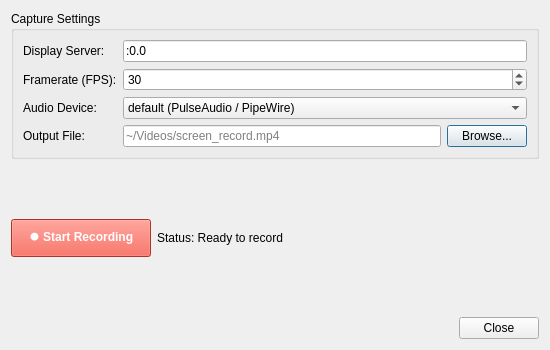
<?xml version="1.0" encoding="UTF-8"?>
<ui version="4.0">
 <class>ScreenRecordDialog</class>
 <widget class="QDialog" name="ScreenRecordDialog">
  <property name="geometry">
   <rect>
    <x>0</x>
    <y>0</y>
    <width>550</width>
    <height>350</height>
   </rect>
  </property>
  <property name="windowTitle">
   <string>Record Desktop Screen (Linux — X11 / PipeWire / Wayland)</string>
  </property>
  <layout class="QVBoxLayout" name="dialogLayout">
   <item>
    <widget class="QGroupBox" name="grpRecordConfig">
     <property name="title">
      <string>Capture Settings</string>
     </property>
     <layout class="QGridLayout" name="configGrid">
      <item row="0" column="0">
       <widget class="QLabel" name="lblDisplay">
        <property name="text">
         <string>Display Server:</string>
        </property>
       </widget>
      </item>
      <item row="0" column="1">
       <widget class="QLineEdit" name="txtDisplayServer">
        <property name="text">
         <string>:0.0</string>
        </property>
       </widget>
      </item>
      <item row="1" column="0">
       <widget class="QLabel" name="lblFramerate">
        <property name="text">
         <string>Framerate (FPS):</string>
        </property>
       </widget>
      </item>
      <item row="1" column="1">
       <widget class="QSpinBox" name="spinFramerate">
        <property name="minimum">
         <number>15</number>
        </property>
        <property name="maximum">
         <number>120</number>
        </property>
        <property name="value">
         <number>30</number>
        </property>
       </widget>
      </item>
      <item row="2" column="0">
       <widget class="QLabel" name="lblRecordAudio">
        <property name="text">
         <string>Audio Device:</string>
        </property>
       </widget>
      </item>
      <item row="2" column="1">
       <widget class="QComboBox" name="comboAudioDevice">
        <item>
         <property name="text">
          <string>default (PulseAudio / PipeWire)</string>
         </property>
        </item>
        <item>
         <property name="text">
          <string>None (Video Only)</string>
         </property>
        </item>
       </widget>
      </item>
      <item row="3" column="0">
       <widget class="QLabel" name="lblSavePath">
        <property name="text">
         <string>Output File:</string>
        </property>
       </widget>
      </item>
      <item row="3" column="1">
       <layout class="QHBoxLayout" name="pathLayout">
        <item>
         <widget class="QLineEdit" name="txtRecordPath">
          <property name="placeholderText">
           <string>~/Videos/screen_record.mp4</string>
          </property>
         </widget>
        </item>
        <item>
         <widget class="QPushButton" name="btnBrowseRecordPath">
          <property name="text">
           <string>Browse...</string>
          </property>
         </widget>
        </item>
       </layout>
      </item>
     </layout>
    </widget>
   </item>
   <item>
    <layout class="QHBoxLayout" name="recordStatusLayout">
     <item>
      <widget class="QPushButton" name="btnToggleRecord">
       <property name="minimumSize">
        <size>
         <width>140</width>
         <height>38</height>
        </size>
       </property>
       <property name="text">
        <string>⏺ Start Recording</string>
       </property>
       <property name="styleSheet">
        <string>font-weight: bold; color: white; background-color: #e74c3c;</string>
       </property>
      </widget>
     </item>
     <item>
      <widget class="QLabel" name="lblRecordStatus">
       <property name="text">
        <string>Status: Ready to record</string>
       </property>
      </widget>
     </item>
     <item>
      <spacer name="recSpacer">
       <property name="orientation">
        <enum>Qt::Horizontal</enum>
       </property>
       <property name="sizeHint" stdset="0">
        <size>
         <width>40</width>
         <height>20</height>
        </size>
       </property>
      </spacer>
     </item>
    </layout>
   </item>
   <item>
    <widget class="QDialogButtonBox" name="recordButtonBox">
     <property name="standardButtons">
      <set>QDialogButtonBox::Close</set>
     </property>
    </widget>
   </item>
  </layout>
 </widget>
 <resources/>
 <connections/>
</ui>
